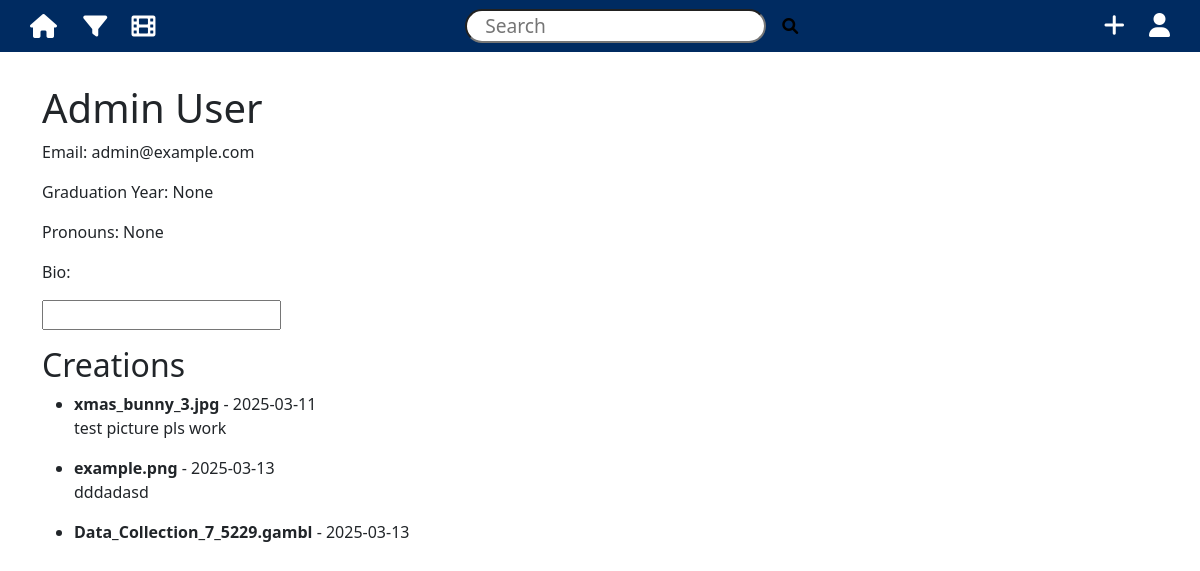
Screenshot of /user/1 (signed in) with the database file from the repository.
### models.py (models this page shows, shortened)
class User(db.Model, UserMixin):
    __tablename__ = 'users'  # Explicitly specify table name
    id = db.Column(db.Integer, primary_key=True)  # Primary key
    first_name = db.Column(db.String(150), nullable=False)  # User's first name
    last_name = db.Column(db.String(150), nullable=False)  # User's last name
    email = db.Column(db.String(150), unique=True, nullable=False)  # User's email address
    gradyear = db.Column(db.Integer)  # Graduation year
    settings_id = db.Column(db.Integer, db.ForeignKey('settings.id'))  # Foreign key to settings table
    pfp_path = db.Column(db.String(200))  # Path to profile picture file
    pronouns = db.Column(db.String(50))  # User's preferred pronouns
    is_admin = db.Column(db.Boolean, default=False)  # Admin status flag
    settings = db.relationship('Settings', back_populates='user', uselist=False)
    creations = db.relationship('Creation', back_populates='user')

class Creation(db.Model):
    __tablename__ = 'creation'  # Explicitly specify table name
    id = db.Column(db.Integer, primary_key=True)  # Primary key
    name = db.Column(db.String(200), nullable=False)  # Name/title of the creation
    student_id = db.Column(db.Integer, db.ForeignKey('users.id'))  # Foreign key to users table
    creation_date = db.Column(db.DateTime, default=datetime.utcnow)  # Timestamp of creation
    photo_path = db.Column(db.String(200))  # Path to photo file of the creation
    video_path = db.Column(db.String(200))  # Path to video file of the creation
    caption = db.Column(db.Text)  # Description or caption of the creation
    user = db.relationship('User', back_populates='creations')
    tools = db.relationship('Tool', secondary=creations_tools, back_populates='creations')

### app.py (the view)
@app.route('/user/<int:user_id>')
@login_required
def user_profile(user_id):
    user = User.query.get_or_404(user_id)
    return render_template('user_profile.html', user=user)

### app.py (called while the page is built)
@login_manager.user_loader
def load_user(user_id):
    return User.query.get(int(user_id))

### templates/user_profile.html (shortened to what this page needs)
{% extends "base.html" %}
{% block content %}
<h1>{{ user.first_name }} {{ user.last_name }}</h1>
<p>Email: {{ user.email }}</p>
<p>Graduation Year: {{ user.gradyear }}</p>
<p>Pronouns: {{ user.pronouns }}</p>
<p>Bio:</p>
<input type="text">
<h2>Creations</h2>
{% if user.creations %}
<ul>
    {% for creation in user.creations %}
    <li>
        <strong>{{ creation.name }}</strong> - {{ creation.creation_date.strftime('%Y-%m-%d') }}
        <p>{{ creation.caption }}</p>
    </li>
    {% endfor %}
</ul>
{% else %}
<p>No creations yet.</p>
{% endif %}
{% endblock %}

### static/style.css (style rules this page uses)
body { font-family: Arial, sans-serif; margin: 0; padding: 0; }
h1, h2 { color: #2c3e50; }

### rows the page displays
User: first_name "Admin", last_name "User", email "admin@example.com", gradyear "None", pronouns "None"
Creation: name "xmas_bunny_3.jpg", creation_date "2025-03-11", caption "test picture pls work"
Creation: name "example.png", creation_date "2025-03-13", caption "dddadasd"
Creation: name "Data_Collection_7_5229.gambl", creation_date "2025-03-13"
